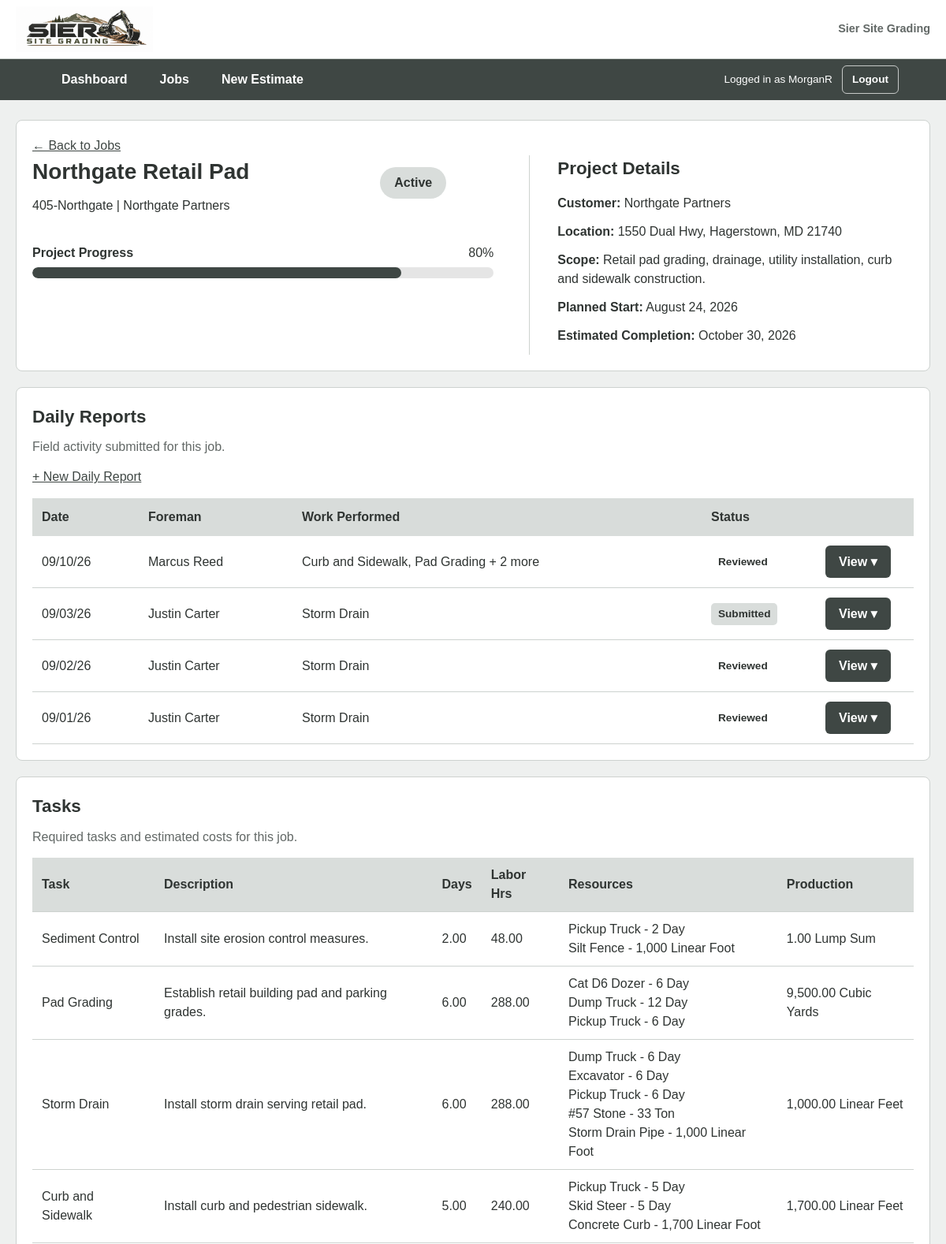
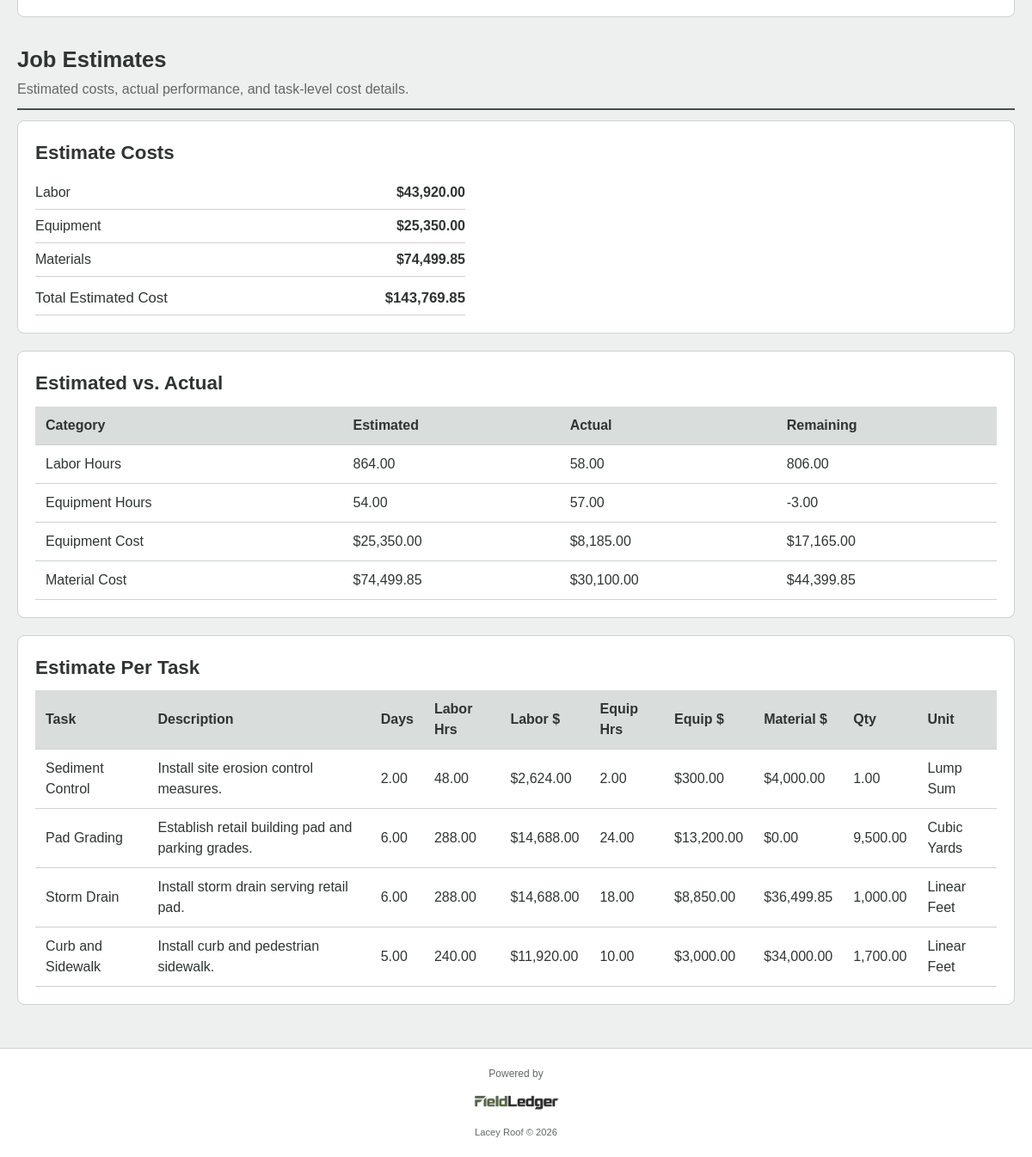
Screenshot of /Fieldledger/Views/job_view.php?job_id=405 (signed in) with the database file from the repository (2 pictures, top to bottom).
### tables this page shows
CREATE TABLE `jobs` (
  `job_id` int(11) NOT NULL,
  `job_number` varchar(25) DEFAULT NULL,
  `job_name` varchar(100) NOT NULL,
  `customer_name` varchar(100) NOT NULL,
  `address` varchar(150) DEFAULT NULL,
  `city` varchar(75) DEFAULT NULL,
  `state` char(2) DEFAULT NULL,
  `zip_code` varchar(10) DEFAULT NULL,
  `scope_description` text DEFAULT NULL,
  `status` varchar(25) NOT NULL DEFAULT 'Estimating',
  `completed_date` date DEFAULT NULL,
  `contract_value` decimal(12,2) DEFAULT NULL
);

CREATE TABLE `estimates` (
  `estimate_id` int(11) NOT NULL,
  `job_id` int(11) NOT NULL,
  `start_date` date DEFAULT NULL COMMENT 'Planned Start',
  `estimated_end_date` date DEFAULT NULL COMMENT 'Planned Completion',
  `approval_status` varchar(25) NOT NULL DEFAULT 'Draft'
);

CREATE TABLE `daily_reports` (
  `report_id` int(11) NOT NULL COMMENT 'Unique Daily Report',
  `job_id` int(11) NOT NULL COMMENT 'Job worked that day',
  `foreman_id` int(11) NOT NULL COMMENT 'Foreman submitting report',
  `report_date` date NOT NULL COMMENT 'Date work occured',
  `weather` varchar(50) DEFAULT NULL COMMENT 'Basic weather conditions',
  `notes` text DEFAULT NULL COMMENT 'jobsite notes/issues',
  `status` varchar(20) NOT NULL DEFAULT 'In Progress',
  `reviewed_by` varchar(50) DEFAULT NULL,
  `reviewed_date` timestamp NULL DEFAULT NULL,
  `created_at` timestamp NOT NULL DEFAULT current_timestamp() COMMENT 'Submission timestamp'
);

CREATE TABLE `employees` (
  `employee_id` int(11) NOT NULL,
  `first_name` varchar(50) NOT NULL,
  `last_name` varchar(50) NOT NULL,
  `job_title` varchar(50) DEFAULT NULL,
  `hourly_rate` decimal(10,2) DEFAULT NULL,
  `active` tinyint(1) NOT NULL DEFAULT 1
);

CREATE TABLE `job_tasks` (
  `task_id` int(11) NOT NULL,
  `estimate_id` int(11) NOT NULL,
  `task_name` varchar(100) NOT NULL,
  `description` text DEFAULT NULL,
  `estimated_duration_days` decimal(5,2) DEFAULT NULL,
  `estimated_labor_hours` decimal(10,2) DEFAULT NULL,
  `estimated_labor_cost` decimal(12,2) DEFAULT NULL,
  `estimated_equipment_hours` decimal(10,2) DEFAULT NULL,
  `estimated_equipment_cost` decimal(12,2) DEFAULT NULL,
  `estimated_material_cost` decimal(12,2) DEFAULT NULL,
  `estimated_production_qty` decimal(10,2) DEFAULT NULL,
  `production_unit` varchar(30) DEFAULT NULL
);

CREATE TABLE `task_resources` (
  `task_resource_id` int(11) NOT NULL,
  `task_id` int(11) NOT NULL,
  `resource_id` int(11) NOT NULL,
  `quantity` decimal(10,2) NOT NULL
);

CREATE TABLE `resources` (
  `resource_id` int(11) NOT NULL,
  `resource_name` varchar(100) NOT NULL,
  `resource_type` varchar(25) NOT NULL,
  `unit` varchar(25) NOT NULL,
  `unit_cost` decimal(10,2) NOT NULL,
  `active` tinyint(1) DEFAULT 1,
  `last_updated` timestamp NOT NULL DEFAULT current_timestamp() ON UPDATE current_timestamp()
);

### Fieldledger/Views/job_view.php (the view, shortened to what the rows shown need)
<?php
require_once '../Config/database.php';
$job_id = (int) $_GET['job_id'];
$stmt = $conn->prepare("SELECT * FROM jobs WHERE job_id = ?");
$stmt->bind_param("i", $job_id);
$stmt->execute();
$job = $stmt->get_result()->fetch_assoc();
$stmt = $conn->prepare("SELECT * FROM estimates WHERE job_id = ?");
$stmt->bind_param("i", $job_id);
$stmt->execute();
$estimate = $stmt->get_result()->fetch_assoc();
$tasks = null;
if ($estimate) {
    $stmt = $conn->prepare("
        SELECT *
        FROM job_tasks
        WHERE estimate_id = ?
        ORDER BY task_id
    ");
    $stmt->bind_param("i", $estimate['estimate_id']);
    $stmt->execute();
    $tasks = $stmt->get_result();
}
$stmt = $conn->prepare("
    SELECT
        dr.*,
        e.first_name,
        e.last_name
    FROM daily_reports dr
    LEFT JOIN employees e
        ON dr.foreman_id = e.employee_id
    WHERE dr.job_id = ?
    ORDER BY dr.report_date DESC
");
$stmt->bind_param("i", $job_id);
$stmt->execute();
$reports = $stmt->get_result();
function formatUnit($unit) {
    $units = [
        'LS' => 'Lump Sum',
        'CY' => 'Cubic Yards',
        'LF' => 'Linear Feet',
        'SF' => 'Square Feet',
        'SY' => 'Square Yards',
        'AC' => 'Acres',
        'TON' => 'Tons'
    ];
    return $units[$unit] ?? $unit;
}
?>
<!DOCTYPE html>
<html lang="en">
<head>
    <link rel="stylesheet" href="../Assets/styles.css">
</head>
<body>
<main>
<section class="panel job-overview">
    <div class="job-overview-grid">
        <div class="job-summary">
            <div class="job-header">
                <div>
                    <h2><?php echo htmlspecialchars($job['job_name']); ?></h2>
                    <p>
                        <?php echo htmlspecialchars($job['job_number']); ?>
                        |
                        <?php echo htmlspecialchars($job['customer_name']); ?>
                    </p>
                </div>
                <span class="status status-<?php echo strtolower($job['status']); ?>">
                    <?php echo htmlspecialchars($job['status']); ?>
                </span>
            </div>
        </div>
        <div class="job-details">
            <h3>Project Details</h3>
            <p>
                <strong>Customer:</strong>
                <?php echo htmlspecialchars($job['customer_name']); ?>
            </p>
            <p>
                <strong>Location:</strong>
                <?php
                echo htmlspecialchars(
                    $job['address'] . ', ' .
                    $job['city'] . ', ' .
                    $job['state'] . ' ' .
                    $job['zip_code']
                );
                ?>
            </p>
            <p>
                <strong>Scope:</strong>
                <?php echo htmlspecialchars($job['scope_description']); ?>
            </p>
            <?php if ($estimate): ?>
                <p>
                    <strong>Planned Start:</strong>
                    <?php echo date('F j, Y', strtotime($estimate['start_date'])); ?>
                </p>
                <p>
                    <strong>Estimated Completion:</strong>
                    <?php echo date('F j, Y', strtotime($estimate['estimated_end_date'])); ?>
                </p>
            <?php endif; ?>
        </div>
    </div>
</section>
<section class="panel">
    <?php if ($reports->num_rows > 0): ?>
        <div class="report-list">
            <?php while ($report = $reports->fetch_assoc()): ?>
                <?php
                $task_stmt = $conn->prepare("
                    SELECT jt.task_name
                    FROM daily_task_entries dte
                    JOIN job_tasks jt ON dte.task_id = jt.task_id
                    WHERE dte.report_id = ?
                    ORDER BY jt.task_name");
                $task_stmt->bind_param("i", $report['report_id']);
                $task_stmt->execute();
                $report_tasks = $task_stmt->get_result();
                $task_names = [];
                while ($row = $report_tasks->fetch_assoc()) {$task_names[] = $row['task_name'];}
                if (count($task_names) > 2) {$work_summary =
                        $task_names[0] . ', ' .
                        $task_names[1] . ' + ' .
                        (count($task_names) - 2) . ' more';
                } elseif ($task_names) {$work_summary = implode(', ', $task_names);
                } else {$work_summary = 'No task activity entered';}
                $report_id = $report['report_id'];?>
                <div
                    class="report-row"
                    data-report="<?php echo $report_id; ?>">
                    <span><?php echo date('m/d/y',strtotime($report['report_date'])); ?></span>
                    <span><?php echo htmlspecialchars($report['first_name'] . ' ' .$report['last_name']); ?></span>
                    <span><?php echo htmlspecialchars($work_summary); ?></span>
                    <span>
                        <span class="report-status status-<?php echo strtolower(str_replace(' ', '-', $report['status']));?>">
                            <?php echo htmlspecialchars($report['status']); ?>
                        </span>
                    </span>
                    <span>
                        <button type="button"
                                class="report-toggle"
                                data-report="<?php echo $report['report_id']; ?>">View ▾</button>
                    </span>
                </div>
                    </div>
            <?php endwhile; ?></div>
    <?php else: ?>
        <p class="empty-message"> No daily reports have been entered for this job.</p>
    <?php endif; ?>
</section>
<section class="panel">
    <?php if ($estimate): ?>
        <div class="task-table-wrapper">
            <table class="task-entry-table">
                <thead>
                    <tr>
                        <th>Task</th>
                        <th>Description</th>
                        <th>Days</th>
                        <th>Labor Hrs</th>
                        <th>Resources</th>
                        <th>Production</th>
                    </tr>
                </thead>
                <tbody>
                <?php if ($tasks && $tasks->num_rows > 0): ?>
                    <?php while ($task = $tasks->fetch_assoc()): ?>
                       <tr>
                            <td><?php echo htmlspecialchars($task['task_name']); ?></td>
                            <td><?php echo htmlspecialchars($task['description']); ?></td>
                            <td><?php echo number_format($task['estimated_duration_days'], 2); ?></td>
                            <td><?php echo number_format($task['estimated_labor_hours'], 2); ?></td>
                            <td>
                                <?php
                                $stmt = $conn->prepare("
                                    SELECT r.resource_name, tr.quantity, r.unit
                                    FROM task_resources tr
                                    JOIN resources r ON tr.resource_id = r.resource_id
                                    WHERE tr.task_id = ? AND r.resource_type != 'Labor'
                                    ORDER BY r.resource_type, r.resource_name
                                ");
                                $stmt->bind_param("i", $task['task_id']);
                                $stmt->execute();
                                $task_resources = $stmt->get_result();
                                while ($resource = $task_resources->fetch_assoc()) {
                                    echo htmlspecialchars($resource['resource_name']) . " - " .
                                        number_format($resource['quantity'], 0) . " " .
                                        htmlspecialchars($resource['unit']) . "<br>";
                                }
                                ?>
                                </td>
                            <td><?php echo number_format($task['estimated_production_qty'], 2); ?> <?php echo htmlspecialchars(formatUnit($task['production_unit'])); ?></td>
                        </tr>
                    <?php endwhile; ?>
                <?php endif; ?>
                </tbody>
            </table>
        </div>
    <?php endif; ?>
</section>
<?php if (canViewEstimateCosts()): ?>
<div class="restricted-section-heading">
    <h2>Job Estimates</h2>
</div>
<section class="panel">
    <table>
        <thead>
            <tr>
                <th>Category</th>
                <th>Estimated</th>
                <th>Actual</th>
                <th>Remaining</th>
            </tr>
        </thead>
    </table>
</section>
<section class="panel">
    <?php if ($estimate): ?>
        <div class="task-table-wrapper">
            <table class="task-entry-table">
                <thead>
                    <tr>
                        <th>Task</th>
                        <th>Description</th>
                        <th>Days</th>
                        <th>Labor Hrs</th>
                        <th>Labor $</th>
                        <th>Equip Hrs</th>
                        <th>Equip $</th>
                        <th>Material $</th>
                        <th>Qty</th>
                        <th>Unit</th>
                    </tr>
                </thead>
                <tbody>
                    <?php if ($tasks && $tasks->num_rows > 0): ?>
                        <?php $tasks->data_seek(0); ?>
                        <?php while ($task = $tasks->fetch_assoc()): ?>
                        <tr>
                            <td><?php echo htmlspecialchars($task['task_name']); ?></td>
                            <td>
                                <?php echo htmlspecialchars($task['description']); ?>
                            </td>
                            <td>
                                <?php echo number_format($task['estimated_duration_days'], 2); ?>
                            </td>
                            <td>
                                <?php echo number_format($task['estimated_labor_hours'], 2); ?>
                            </td>
                            <td>
                                $<?php echo number_format($task['estimated_labor_cost'], 2); ?>
                            </td>
                            <td>
                                <?php echo number_format($task['estimated_equipment_hours'], 2); ?>
                            </td>
                            <td>
                                $<?php echo number_format($task['estimated_equipment_cost'], 2); ?>
                            </td>
                            <td>
                                $<?php echo number_format($task['estimated_material_cost'], 2); ?>
                            </td>
                            <td>
                                <?php echo number_format($task['estimated_production_qty'], 2); ?>
                            </td>
                            <td>
                                <?php echo htmlspecialchars(
                                    formatUnit($task['production_unit'])
                                ); ?>
                            </td>
                        </tr>
                    <?php endwhile; ?>
                <?php endif; ?>
                </tbody>
            </table>
        </div>
    <?php endif; ?>
</section>
<?php endif; ?>
</main>
</body>
</html>

### rows the page displays
jobs: job_name "Northgate Retail Pad", job_number "405-Northgate", customer_name "Northgate Partners", status "Active", address+city+state "1550 Dual Hwy, Hagerstown, MD 21740", scope_description "Retail pad grading, drainage, utility installation, curb and sidewalk construction."
estimates: start_date "August 24, 2026", estimated_end_date "October 30, 2026"
daily_reports: report_date "09/10/26", foreman.last_name "Marcus Reed", work_summary "Curb and Sidewalk, Pad Grading + 2 more", status "Reviewed"
daily_reports: report_date "09/03/26", foreman.last_name "Justin Carter", work_summary "Storm Drain", status "Submitted"
daily_reports: report_date "09/02/26", foreman.last_name "Justin Carter", work_summary "Storm Drain", status "Reviewed"
daily_reports: report_date "09/01/26", foreman.last_name "Justin Carter", work_summary "Storm Drain", status "Reviewed"
job_tasks: task_name "Sediment Control", description "Install site erosion control measures.", estimated_duration_days "2.00", estimated_labor_hours "48.00", estimated_production_qty "1.00", production_unit "Lump Sum", estimated_labor_cost "2,624.00", estimated_equipment_hours "2.00", estimated_equipment_cost "300.00", estimated_material_cost "4,000.00"
task_resources: resource.resource_name "Pickup Truck", quantity "2", resource.unit "Day"
task_resources: resource.resource_name "Silt Fence", quantity "1,000", resource.unit "Linear Foot"
job_tasks: task_name "Pad Grading", description "Establish retail building pad and parking grades.", estimated_duration_days "6.00", estimated_labor_hours "288.00", estimated_production_qty "9,500.00", production_unit "Cubic Yards", estimated_labor_cost "14,688.00", estimated_equipment_hours "24.00", estimated_equipment_cost "13,200.00", estimated_material_cost "0.00"
task_resources: resource.resource_name "Cat D6 Dozer", quantity "6", resource.unit "Day"
task_resources: resource.resource_name "Dump Truck", quantity "12", resource.unit "Day"
task_resources: resource.resource_name "Pickup Truck", quantity "6", resource.unit "Day"
job_tasks: task_name "Storm Drain", description "Install storm drain serving retail pad.", estimated_duration_days "6.00", estimated_labor_hours "288.00", estimated_production_qty "1,000.00", production_unit "Linear Feet", estimated_labor_cost "14,688.00", estimated_equipment_hours "18.00", estimated_equipment_cost "8,850.00", estimated_material_cost "36,499.85"
task_resources: resource.resource_name "Dump Truck", quantity "6", resource.unit "Day"
task_resources: resource.resource_name "Excavator", quantity "6", resource.unit "Day"
task_resources: resource.resource_name "Pickup Truck", quantity "6", resource.unit "Day"
task_resources: resource.resource_name "#57 Stone", quantity "33", resource.unit "Ton"
task_resources: resource.resource_name "Storm Drain Pipe", quantity "1,000", resource.unit "Linear Foot"
job_tasks: task_name "Curb and Sidewalk", description "Install curb and pedestrian sidewalk.", estimated_duration_days "5.00", estimated_labor_hours "240.00", estimated_production_qty "1,700.00", production_unit "Linear Feet", estimated_labor_cost "11,920.00", estimated_equipment_hours "10.00", estimated_equipment_cost "3,000.00", estimated_material_cost "34,000.00"
task_resources: resource.resource_name "Pickup Truck", quantity "5", resource.unit "Day"
task_resources: resource.resource_name "Skid Steer", quantity "5", resource.unit "Day"
task_resources: resource.resource_name "Concrete Curb", quantity "1,700", resource.unit "Linear Foot"

### other values shown
$_SESSION['user_id'] "MorganR"
$project_progress "80"
$estimated_labor_cost "43,920.00"
$estimated_equipment_cost "25,350.00"
$estimated_material_cost "74,499.85"
$estimated_job_cost "143,769.85"
$estimated_labor_hours "864.00"
$actual_labor_hours "58.00"
$remaining_labor_hours "806.00"
$estimated_equipment_hours "54.00"
$actual_equipment_hours "57.00"
$remaining_equipment_hours "-3.00"
$actual_equipment_cost "8,185.00"
$remaining_equipment_cost "17,165.00"
$actual_material_cost "30,100.00"
